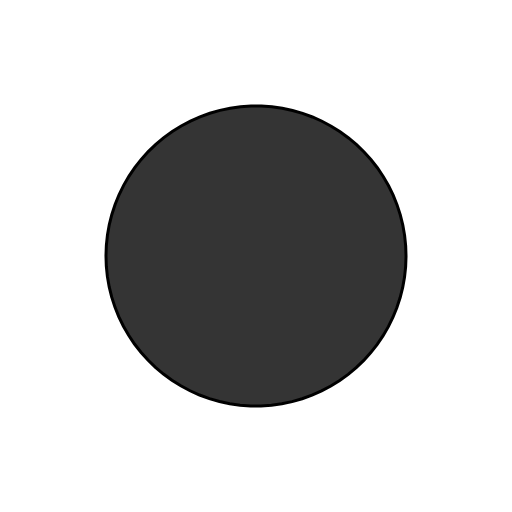
Frame 1 (no input)
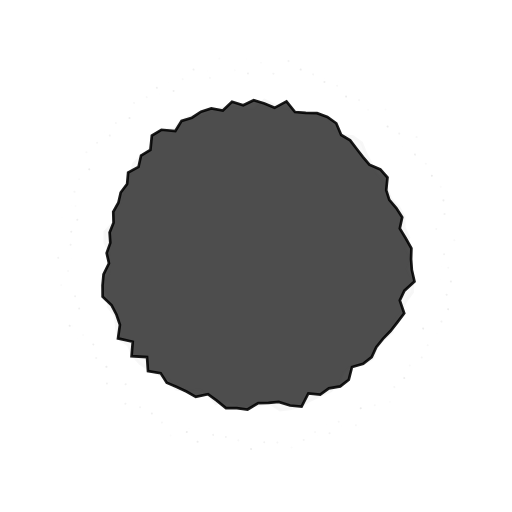
Frame 60 (no input)
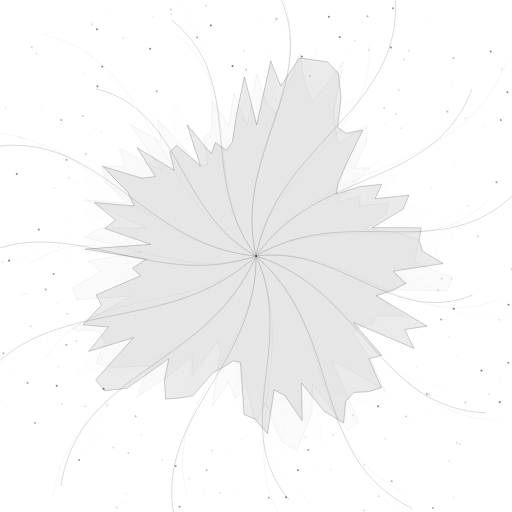
Frame 120 (the mouse pressed at the canvas centre since frame 60)

The p5.js sketch that drew these frames (run headless with seeded random() and noise() and a simulated clock; from frame 60 on, the mouse is pressed at the canvas centre):

// p5.js sketch
// ── sketch.js

let cx, cy;              
let numVertices = 90;   
let baseRadius = 150;    // radio de la figura cuando sólida
let cicloDuracion = 500; // sólida -> etérea
let t = 0;              
 
function setup() {
   
  createCanvas(512, 512);
  colorMode(RGB, 255);
  cx = width / 2;
  cy = height / 2;
  frameRate(60);
  function setup() {
  let canvas = createCanvas(512, 512); 
  canvas.parent('div-sketch'); 
}


}
 
function draw() {
 
  // --- velocidad del ciclo: al mantener presionado el mouse se
  // "interviene" la obra y su disolución se acelera ---
  let velocidad;
  if (mouseIsPressed) {
    velocidad = 4;
  } else {
    velocidad = 1;
  }
  t = t + velocidad;
 
  let onda = -cos((t / cicloDuracion) * radians(360));
  let progreso = (onda + 1) / 2;

  let estelaAlpha = 255 - 70 * progreso;
  background(255, estelaAlpha);
 
  push();
  translate(cx, cy);
  rotate(frameCount * 0.0015);        // la figura nunca está del todo quieta
  let pulso = 1 + sin(frameCount * 0.01) * 0.02;
  scale(pulso);                        // leve respiración de escala
 

  if (progreso > 0.15) {
    noFill();
    stroke(0, 60 * progreso);
    strokeWeight(0.6);
 
    for (let i = 0; i < numVertices; i += 6) {
      let angulo = (i / numVertices) * radians(360);
      let radioFinal = baseRadius + 60 + random(0, 120) * progreso;
 
      let x1 = 0;
      let y1 = 0;
      let x2 = cos(angulo - 0.3) * radioFinal * 0.4;
      let y2 = sin(angulo - 0.3) * radioFinal * 0.4;
      let x3 = cos(angulo + 0.3) * radioFinal * 0.7;
      let y3 = sin(angulo + 0.3) * radioFinal * 0.7;
      let x4 = cos(angulo) * radioFinal;
      let y4 = sin(angulo) * radioFinal;
 
      bezier(x1, y1, x2, y2, x3, y3, x4, y4);
    }
  }
 

  let alphaRelleno = 220 * (1 - progreso);          // la masa se diluye primero
  let alphaContorno = 255 * (1 - progreso * 0.85);  // el contorno resiste un poco más
  let grosor = 3 - progreso * 2.5;
 
  fill(20, alphaRelleno);
  stroke(0, alphaContorno);
  strokeWeight(grosor);
 
  beginShape();
  for (let i = 0; i < numVertices; i++) {
    let angulo = (i / numVertices) * radians(360);
 

    let ondaForma = sin(angulo * 5 + frameCount * 0.02) * 18
                   + cos(angulo * 3 - frameCount * 0.015) * 12;
    let temblor = random(-1, 1) * 40 * progreso;
 
    let radio = baseRadius + ondaForma * progreso + temblor;
 
    let x = cos(angulo) * radio;
    let y = sin(angulo) * radio;
    vertex(x, y);
  }
  endShape(CLOSE);

  if (progreso > 0.05) {
    noFill();
    for (let i = 0; i < numVertices; i++) {
      let angulo = (i / numVertices) * radians(360);
      let distanciaExtra = 30 + random(0, 140) * progreso;
      let radio = baseRadius + distanciaExtra;
 
      let x = cos(angulo + frameCount * 0.003) * radio;
      let y = sin(angulo + frameCount * 0.003) * radio;
 
      let alphaParticula = 180 * progreso * random(0.2, 1);
      stroke(40, alphaParticula);
      strokeWeight(2);
      point(x, y);
    }
  }
 
  pop();
}
 
 
